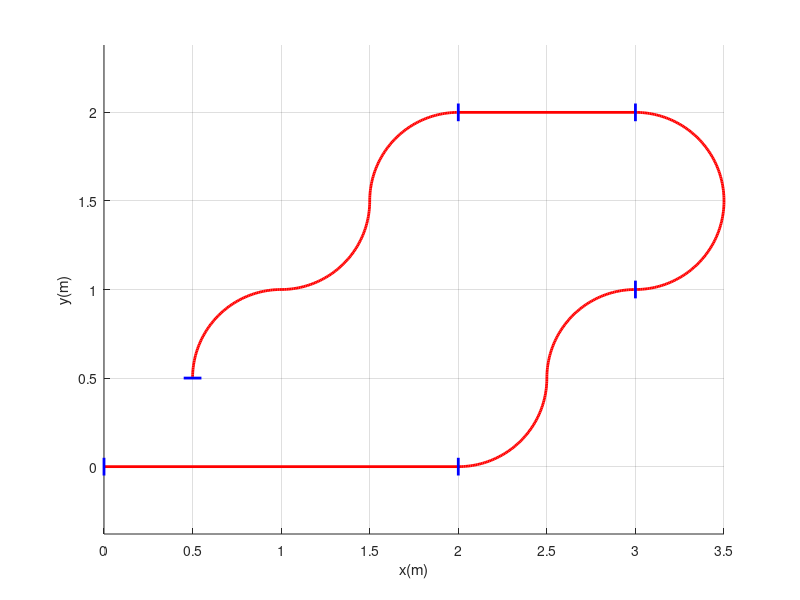

MATLAB code for this plot:
function draw_map()

    hold on;
    
    plot([0,2],[0,0],'r','linewidth',2);
    
    x0=2;
    y0=0.5;
    r=0.5;
    theta=3*pi/2:pi/158:2*pi;
    x=x0+r*cos(theta);
    y=y0+r*sin(theta);
    plot(x,y,'r','linewidth',2);

    plot([2,2],[-0.05,0.05],'b','linewidth',2);

    x0=3;
    y0=0.5;
    r=0.5;
    theta=pi/2:pi/158:pi;
    x=x0+r*cos(theta);
    y=y0+r*sin(theta);
    plot(x,y,'r','linewidth',2);

    x0=3;
    y0=1.5;
    r=0.5;
    theta=pi/2*3:pi/158:pi/2*5;
    x=x0+r*cos(theta);
    y=y0+r*sin(theta);
    plot(x,y,'r','linewidth',2);

    plot([3,3],[0.95,1.05],'b','linewidth',2);
    plot([0,0],[-0.05,0.05],'b','linewidth',2);
    plot([2,3],[2,2],'r','linewidth',2);
    plot([3,3],[1.95,2.05],'b','linewidth',2);

    x0=2;
    y0=1.5;
    r=0.5;
    theta=pi/2:pi/158:pi;
    x=x0+r*cos(theta);
    y=y0+r*sin(theta);
    plot(x,y,'r','linewidth',2);

    plot([2,2],[1.95,2.05],'b','linewidth',2);

    x0=1;
    y0=1.5;
    r=0.5;
    theta=3*pi/2:pi/158:2*pi;
    x=x0+r*cos(theta);
    y=y0+r*sin(theta);
    plot(x,y,'r','linewidth',2);

    x0=1;
    y0=0.5;
    r=0.5;
    theta=pi/2:pi/158:pi;
    x=x0+r*cos(theta);
    y=y0+r*sin(theta);
    plot(x,y,'r','linewidth',2);

    plot([0.45,0.55],[0.5,0.5],'b','linewidth',2);

    axis('equal');
    xlabel('x(m)');
    ylabel('y(m)');
    grid on;
    
%     xlim([-1 6]);
%     ylim([-1 6]);
    
    hold off;

end

